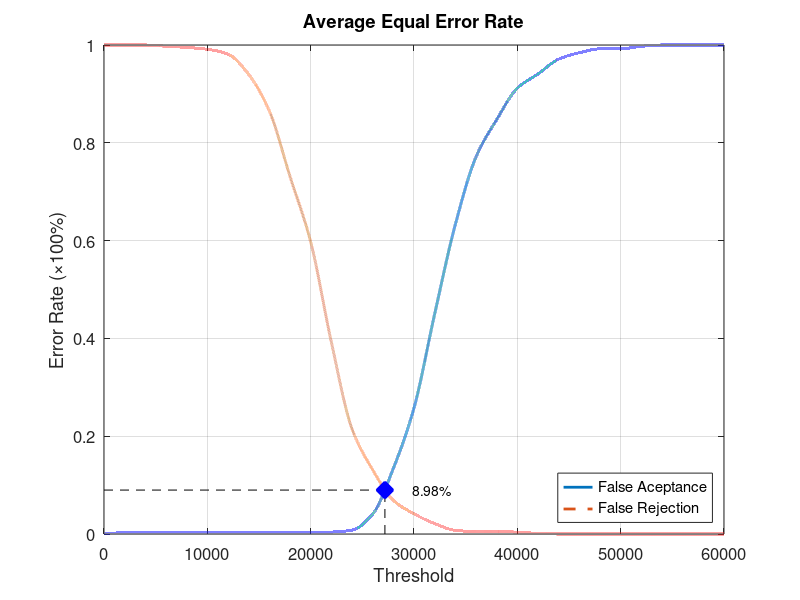
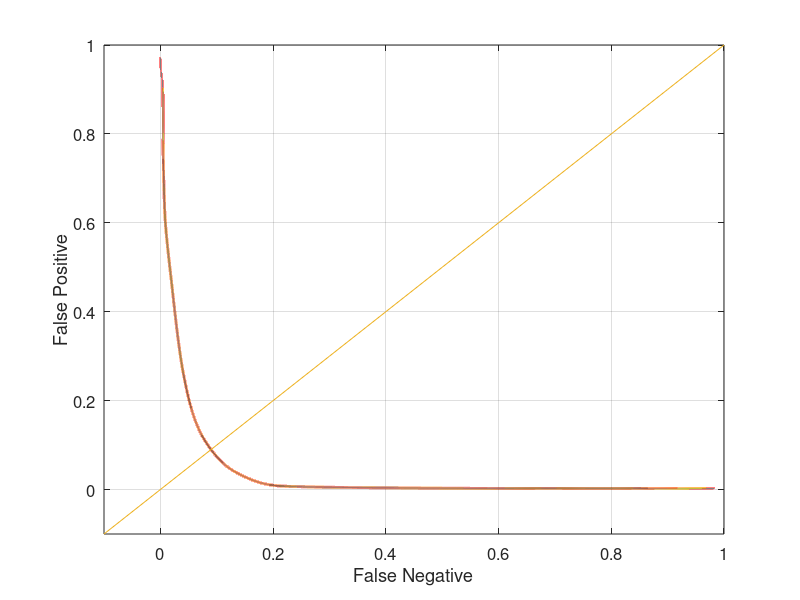

MATLAB code for these plots, in order:
function yEER = Experiment5Average
close all;
clear;
clc;
x = 0:2000:60000;
xq = 0:0.5:60000;

y0 = [0 0.00263158 0.00263158 0.00263158 0.00263158 0.00263158 0.00263158 0.00263158 0.00263158 0.00263158 0.00263158 0.00394737 0.00789474 0.0407895 0.134211 0.257895 0.45 0.632895 0.771053 0.847368 0.911842 0.94079 0.971053 0.984211 0.992105 0.992105 0.997368 1 1 1 1];
yy0 = interp1(x, y0, xq, 'pchip');
y1 = [1 1 1 0.9975 0.995 0.99125 0.98125 0.94 0.865 0.73125 0.5975 0.3925 0.215 0.13125 0.06875 0.04125 0.02125 0.0075 0.005 0.005 0.00375 0.00125 0 0 0 0 0 0 0 0 0];
yy1 = interp1(x, y1, xq, 'pchip');

% Calculating EER: 
y2 = abs(y0 - y1);
find(y2 == min(y2))
yy2 = abs(yy0 - yy1);
xEER = find(yy2 == min(yy2));
xEERIndex = xq(xEER) % X-axis EER
yEER = yy0(xEER) % Y-axis EER

main = figure
plot(xq, yy0,'-','LineWidth', 2);	hold on
plot(xq, yy1,'--','LineWidth', 2);	hold on
plot([xEERIndex xEERIndex], [0 yEER], 'k--');	hold on
plot([0 xEERIndex], [yEER yEER], 'k--');	hold on
plot(xEERIndex, yEER, 'bx', 'LineWidth', 10);	hold on
text(xEERIndex + 10 * xEERIndex / 100, yEER, [num2str(round((10000 * yEER)) / 100) '%'])
legend('False Aceptance', 'False Rejection', 'Location', 'SouthEast')
xlabel('Threshold')
ylabel('Error Rate (\times100%)')
title('Average Equal Error Rate')
set(gca, 'FontSize', 12)
axis([0 60000 0 1])
grid on

print(main, 'Experiment5AverageMain', '-dpng');
FNRxFPR = figure('Color', [1 1 1]);
plot(yy1, yy0, '-', yy1, yy0, 'LineWidth', 2);
hold on
y = -0.1:0.1:1
plot(y, y); 
set(gca, 'FontSize', 12)
xlabel('False Negative')
ylabel('False Positive')
axis([-0.1 1 -0.1 1])
set(gca, 'FontSize', 12)
grid on

print(FNRxFPR, 'Experiment5AverageFNRxFPR','-dpng');
end
